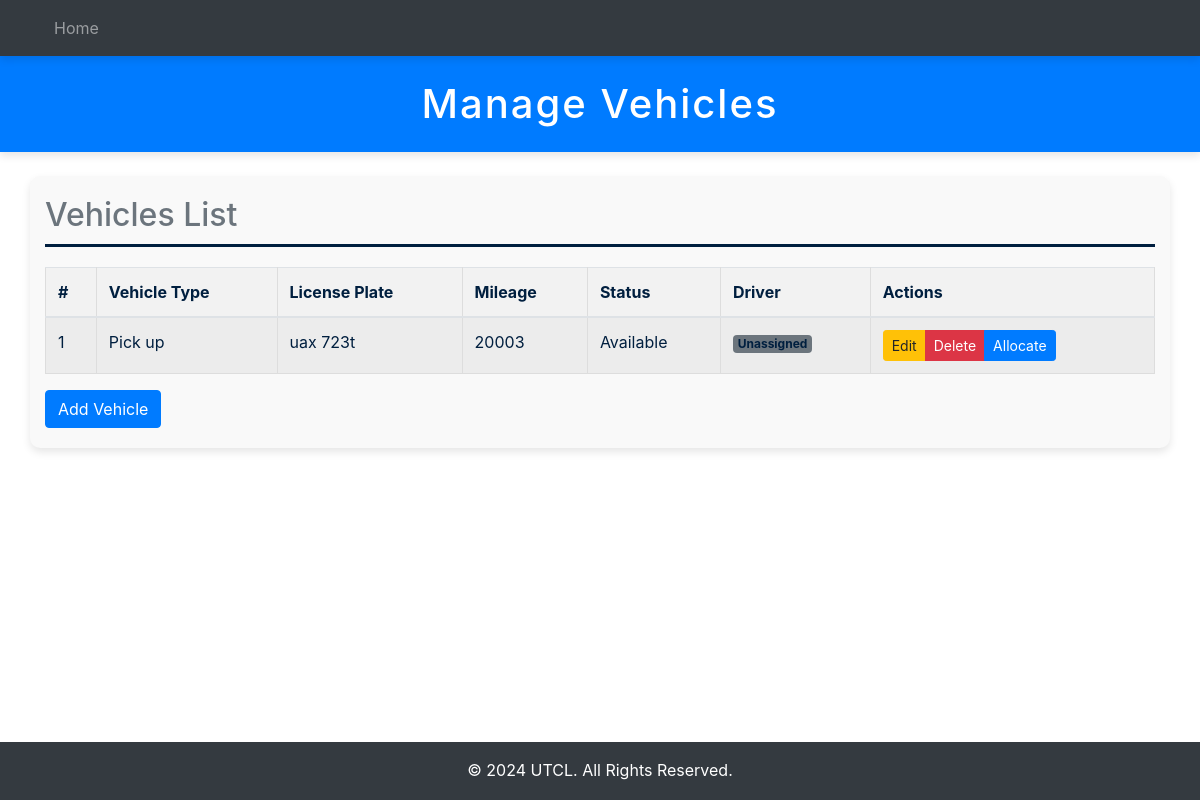
/vehicles/, run on an earlier commit of the app's database.
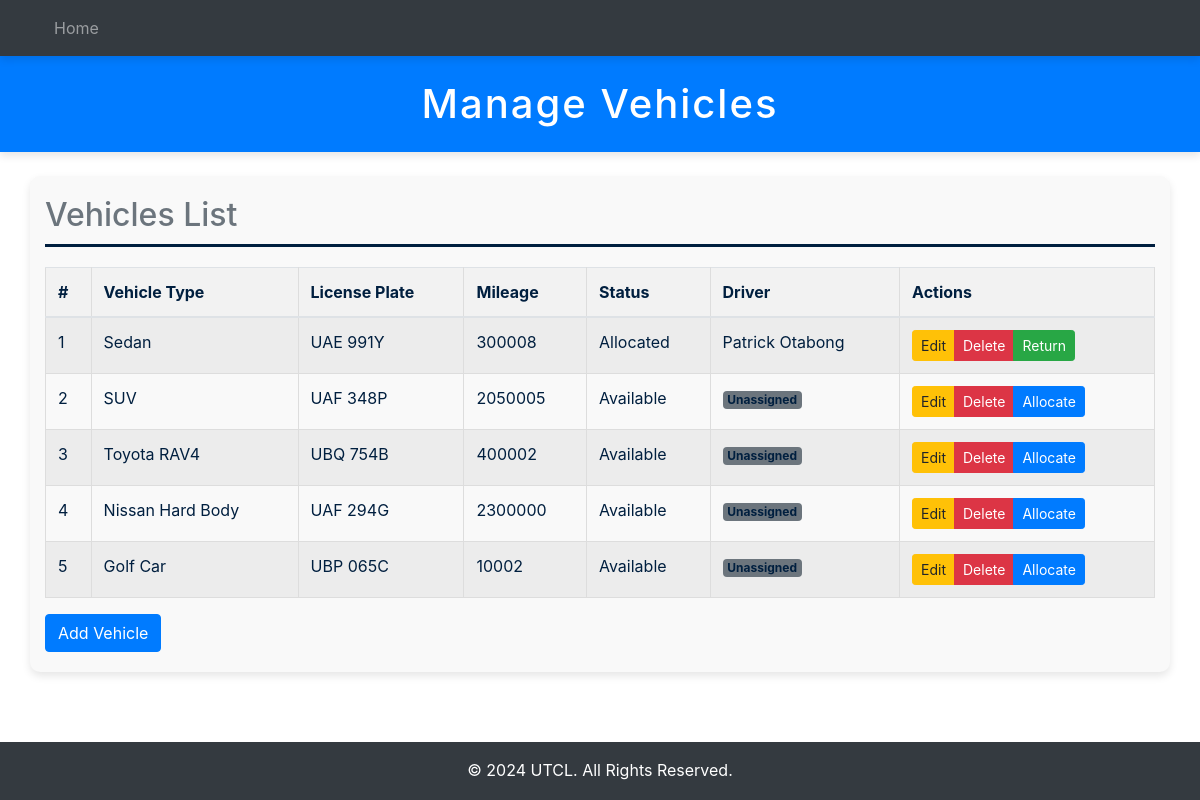
And on a later commit of the database.
### fleetApp/models.py (models this page shows, shortened)
class Vehicle(models.Model):
  ENGIN = [
    ("GAS", "Gasoline"),
    ("HYB", "Hybrid"),
    ("DIS", "Diesel"),
    ("ELE", "Electric")
  ]
  STATUS = [
    ("Av", "Available"),
    ("Al", "Allocated")
  ]
  vehicle_plate = models.CharField(max_length=20)
  vehicle_type = models.CharField(max_length=50)
  mileage = models.PositiveIntegerField()
  engine_type = models.CharField(max_length=4, choices=ENGIN)
  status = models.CharField(max_length=2, choices=STATUS, default="Available")

class Driver(models.Model):
  GENDER_OPTION = [
    ("M", "Male"),
    ("F", "Female")
  ]
  driver_name = models.CharField(max_length=50)
  gender = models.CharField(max_length=2, choices=GENDER_OPTION)
  contact = models.CharField(max_length=20)
  email_address = models.EmailField()
  vehicle = models.ForeignKey(Vehicle, on_delete=models.SET_NULL, null=True)

### fleetApp/views.py (the view)
# urls.py: path('vehicles/', views.vehicle_view, name='vehicle'),
def vehicle_view(request):
    vehicles = Vehicle.objects.all()
    context = {
        'vehicles': vehicles
    }
    return render(request, 'fleetApp/vehicle/vehicles.html', context)

### fleetApp/templates/fleetApp/vehicle/vehicles.html (shortened to what this page needs)
{% extends "main.html" %}
{% load crispy_forms_tags %}
{% block header %}Manage Vehicles{% endblock %}
{% block content %}
<h2 class="text-secondary">Vehicles List</h2>
<table class="table table-striped">
    <thead>
        <tr>
            <th>#</th>
            <th>Vehicle Type</th>
            <th>License Plate</th>
            <th>Mileage</th>
            <th>Status</th>
            <th>Driver</th>
            <th>Actions</th>
        </tr>
    </thead>
    <tbody>
        {% for vehicle in vehicles %}
        <tr>
            <td>{{ forloop.counter }}</td>
            <td>{{ vehicle.vehicle_type }}</td>
            <td>{{ vehicle.vehicle_plate }}</td>
            <td>{{ vehicle.mileage }}</td>
            <td>{{ vehicle.status }}</td>
            <td>
                {% if vehicle.status == "Allocated" %}
                    {{ vehicle.driver_set.first.driver_name }}
                {% else %}
                    <span class="badge bg-secondary">Unassigned</span>
                {% endif %}
            </td>
            <td>
                <div class="btn-group" role="group" aria-label="Actions">
                    <a href="{% url 'edit_vehicle' vehicle.id %}" class="btn btn-sm btn-warning">Edit</a>
                    <a href="{% url 'delete_vehicle' vehicle.id %}" class="btn btn-sm btn-danger" onclick="return confirm('Are you sure you want to delete this vehicle?');">Delete</a>
                    {% if vehicle.status == "Available" %}
                        <a href="{% url 'allocate_vehicle' vehicle.id %}" class="btn btn-sm btn-primary">Allocate</a>
                    {% else %}
                        <a href="{% url 'return_vehicle' vehicle.id %}" class="btn btn-sm btn-success">Return</a>
                    {% endif %}
                </div>
            </td>
        </tr>
        {% endfor %}
    </tbody>
</table>
<a href="{% url 'add_vehicle' %}" class="btn btn-primary">Add Vehicle</a>
{% endblock %}

What changed in the data, as far as the page shows it:
added Vehicle: vehicle_type "Sedan", vehicle_plate "UAE 991Y", mileage "300008", status "Allocated", driver_set.first.driver_name "Patrick Otabong", shows "Return"
added Vehicle: vehicle_type "SUV", vehicle_plate "UAF 348P", mileage "2050005", status "Available", shows "Unassigned", shows "Allocate"
added Vehicle: vehicle_type "Toyota RAV4", vehicle_plate "UBQ 754B", mileage "400002", status "Available", shows "Unassigned", shows "Allocate"
added Vehicle: vehicle_type "Nissan Hard Body", vehicle_plate "UAF 294G", mileage "2300000", status "Available", shows "Unassigned", shows "Allocate"
changed Vehicle: vehicle_type "Pick up" → "Golf Car"; vehicle_plate "uax 723t" → "UBP 065C"; mileage "20003" → "10002"
